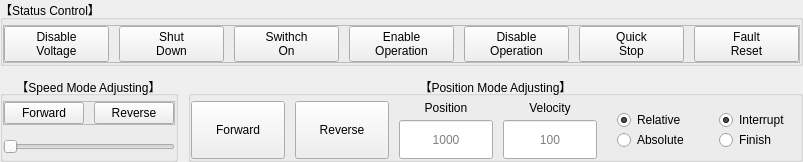
             <widget class="QWidget" name="tab_motor_4">
              <attribute name="title">
               <string>Motor 4</string>
              </attribute>
              <layout class="QVBoxLayout" name="verticalLayout_41" stretch="1,2">
               <property name="spacing">
                <number>10</number>
               </property>
               <property name="leftMargin">
                <number>0</number>
               </property>
               <property name="topMargin">
                <number>0</number>
               </property>
               <property name="rightMargin">
                <number>0</number>
               </property>
               <property name="bottomMargin">
                <number>0</number>
               </property>
               <item>
                <widget class="QGroupBox" name="groupBox_12">
                 <property name="title">
                  <string>【Status Control】</string>
                 </property>
                 <layout class="QVBoxLayout" name="verticalLayout_35" stretch="0">
                  <property name="spacing">
                   <number>10</number>
                  </property>
                  <property name="leftMargin">
                   <number>0</number>
                  </property>
                  <property name="topMargin">
                   <number>5</number>
                  </property>
                  <property name="rightMargin">
                   <number>0</number>
                  </property>
                  <property name="bottomMargin">
                   <number>0</number>
                  </property>
                  <item>
                   <widget class="QFrame" name="frame_13">
                    <property name="frameShape">
                     <enum>QFrame::StyledPanel</enum>
                    </property>
                    <property name="frameShadow">
                     <enum>QFrame::Raised</enum>
                    </property>
                    <layout class="QHBoxLayout" name="horizontalLayout_17" stretch="0,0,0,0,0,0,0">
                     <property name="spacing">
                      <number>10</number>
                     </property>
                     <property name="leftMargin">
                      <number>0</number>
                     </property>
                     <property name="topMargin">
                      <number>0</number>
                     </property>
                     <property name="rightMargin">
                      <number>0</number>
                     </property>
                     <property name="bottomMargin">
                      <number>0</number>
                     </property>
                     <item>
                      <widget class="QPushButton" name="disable_voltage_4">
                       <property name="enabled">
                        <bool>true</bool>
                       </property>
                       <property name="sizePolicy">
                        <sizepolicy hsizetype="Minimum" vsizetype="Preferred">
                         <horstretch>0</horstretch>
                         <verstretch>0</verstretch>
                        </sizepolicy>
                       </property>
                       <property name="text">
                        <string>Disable
Voltage</string>
                       </property>
                      </widget>
                     </item>
                     <item>
                      <widget class="QPushButton" name="shut_down_4">
                       <property name="enabled">
                        <bool>true</bool>
                       </property>
                       <property name="sizePolicy">
                        <sizepolicy hsizetype="Minimum" vsizetype="Preferred">
                         <horstretch>0</horstretch>
                         <verstretch>0</verstretch>
                        </sizepolicy>
                       </property>
                       <property name="text">
                        <string>Shut
Down</string>
                       </property>
                      </widget>
                     </item>
                     <item>
                      <widget class="QPushButton" name="switch_on_4">
                       <property name="enabled">
                        <bool>true</bool>
                       </property>
                       <property name="sizePolicy">
                        <sizepolicy hsizetype="Minimum" vsizetype="Preferred">
                         <horstretch>0</horstretch>
                         <verstretch>0</verstretch>
                        </sizepolicy>
                       </property>
                       <property name="text">
                        <string>Swithch
On</string>
                       </property>
                      </widget>
                     </item>
                     <item>
                      <widget class="QPushButton" name="enable_operation_4">
                       <property name="enabled">
                        <bool>true</bool>
                       </property>
                       <property name="sizePolicy">
                        <sizepolicy hsizetype="Minimum" vsizetype="Preferred">
                         <horstretch>0</horstretch>
                         <verstretch>0</verstretch>
                        </sizepolicy>
                       </property>
                       <property name="text">
                        <string>Enable
Operation</string>
                       </property>
                      </widget>
                     </item>
                     <item>
                      <widget class="QPushButton" name="disable_operation_4">
                       <property name="enabled">
                        <bool>true</bool>
                       </property>
                       <property name="sizePolicy">
                        <sizepolicy hsizetype="Minimum" vsizetype="Preferred">
                         <horstretch>0</horstretch>
                         <verstretch>0</verstretch>
                        </sizepolicy>
                       </property>
                       <property name="text">
                        <string>Disable
Operation</string>
                       </property>
                      </widget>
                     </item>
                     <item>
                      <widget class="QPushButton" name="quick_stop_4">
                       <property name="enabled">
                        <bool>true</bool>
                       </property>
                       <property name="sizePolicy">
                        <sizepolicy hsizetype="Minimum" vsizetype="Preferred">
                         <horstretch>0</horstretch>
                         <verstretch>0</verstretch>
                        </sizepolicy>
                       </property>
                       <property name="text">
                        <string>Quick
Stop</string>
                       </property>
                      </widget>
                     </item>
                     <item>
                      <widget class="QPushButton" name="fault_reset_4">
                       <property name="enabled">
                        <bool>true</bool>
                       </property>
                       <property name="sizePolicy">
                        <sizepolicy hsizetype="Minimum" vsizetype="Preferred">
                         <horstretch>0</horstretch>
                         <verstretch>0</verstretch>
                        </sizepolicy>
                       </property>
                       <property name="text">
                        <string>Fault
Reset</string>
                       </property>
                      </widget>
                     </item>
                    </layout>
                   </widget>
                  </item>
                 </layout>
                </widget>
               </item>
               <item>
                <layout class="QHBoxLayout" name="horizontalLayout_13">
                 <property name="spacing">
                  <number>10</number>
                 </property>
                 <item>
                  <widget class="QGroupBox" name="groupBox_7">
                   <property name="title">
                    <string>【Speed Mode Adjusting】</string>
                   </property>
                   <property name="alignment">
                    <set>Qt::AlignCenter</set>
                   </property>
                   <layout class="QVBoxLayout" name="verticalLayout_36" stretch="1,1">
                    <property name="spacing">
                     <number>10</number>
                    </property>
                    <property name="leftMargin">
                     <number>0</number>
                    </property>
                    <property name="topMargin">
                     <number>5</number>
                    </property>
                    <property name="rightMargin">
                     <number>0</number>
                    </property>
                    <property name="bottomMargin">
                     <number>0</number>
                    </property>
                    <item>
                     <widget class="QFrame" name="frame_9">
                      <property name="frameShape">
                       <enum>QFrame::StyledPanel</enum>
                      </property>
                      <property name="frameShadow">
                       <enum>QFrame::Raised</enum>
                      </property>
                      <layout class="QHBoxLayout" name="horizontalLayout_18">
                       <property name="spacing">
                        <number>10</number>
                       </property>
                       <property name="leftMargin">
                        <number>0</number>
                       </property>
                       <property name="topMargin">
                        <number>0</number>
                       </property>
                       <property name="rightMargin">
                        <number>0</number>
                       </property>
                       <property name="bottomMargin">
                        <number>0</number>
                       </property>
                       <item>
                        <widget class="QPushButton" name="speed_forward_4">
                         <property name="sizePolicy">
                          <sizepolicy hsizetype="Preferred" vsizetype="Preferred">
                           <horstretch>0</horstretch>
                           <verstretch>0</verstretch>
                          </sizepolicy>
                         </property>
                         <property name="text">
                          <string>Forward</string>
                         </property>
                        </widget>
                       </item>
                       <item>
                        <widget class="QPushButton" name="speed_reverse_4">
                         <property name="sizePolicy">
                          <sizepolicy hsizetype="Preferred" vsizetype="Preferred">
                           <horstretch>0</horstretch>
                           <verstretch>0</verstretch>
                          </sizepolicy>
                         </property>
                         <property name="text">
                          <string>Reverse</string>
                         </property>
                        </widget>
                       </item>
                      </layout>
                     </widget>
                    </item>
                    <item>
                     <widget class="QSlider" name="speed_adjust_4">
                      <property name="sizePolicy">
                       <sizepolicy hsizetype="Expanding" vsizetype="Preferred">
                        <horstretch>0</horstretch>
                        <verstretch>0</verstretch>
                       </sizepolicy>
                      </property>
                      <property name="maximum">
                       <number>200</number>
                      </property>
                      <property name="orientation">
                       <enum>Qt::Horizontal</enum>
                      </property>
                     </widget>
                    </item>
                   </layout>
                  </widget>
                 </item>
                 <item>
                  <widget class="QGroupBox" name="groupBox_8">
                   <property name="title">
                    <string>【Position Mode Adjusting】</string>
                   </property>
                   <property name="alignment">
                    <set>Qt::AlignCenter</set>
                   </property>
                   <layout class="QHBoxLayout" name="horizontalLayout_19" stretch="1,1,1,1,0,0">
                    <property name="spacing">
                     <number>10</number>
                    </property>
                    <property name="leftMargin">
                     <number>0</number>
                    </property>
                    <property name="topMargin">
                     <number>5</number>
                    </property>
                    <property name="rightMargin">
                     <number>0</number>
                    </property>
                    <property name="bottomMargin">
                     <number>0</number>
                    </property>
                    <item>
                     <widget class="QPushButton" name="position_forward_4">
                      <property name="sizePolicy">
                       <sizepolicy hsizetype="Minimum" vsizetype="Preferred">
                        <horstretch>0</horstretch>
                        <verstretch>0</verstretch>
                       </sizepolicy>
                      </property>
                      <property name="text">
                       <string>Forward</string>
                      </property>
                     </widget>
                    </item>
                    <item>
                     <widget class="QPushButton" name="position_reverse_4">
                      <property name="sizePolicy">
                       <sizepolicy hsizetype="Minimum" vsizetype="Preferred">
                        <horstretch>0</horstretch>
                        <verstretch>0</verstretch>
                       </sizepolicy>
                      </property>
                      <property name="text">
                       <string>Reverse</string>
                      </property>
                     </widget>
                    </item>
                    <item>
                     <layout class="QVBoxLayout" name="verticalLayout_37">
                      <property name="spacing">
                       <number>5</number>
                      </property>
                      <property name="leftMargin">
                       <number>0</number>
                      </property>
                      <property name="topMargin">
                       <number>0</number>
                      </property>
                      <property name="rightMargin">
                       <number>0</number>
                      </property>
                      <property name="bottomMargin">
                       <number>0</number>
                      </property>
                      <item>
                       <widget class="QLabel" name="tx_position_4">
                        <property name="enabled">
                         <bool>true</bool>
                        </property>
                        <property name="sizePolicy">
                         <sizepolicy hsizetype="Preferred" vsizetype="Fixed">
                          <horstretch>0</horstretch>
                          <verstretch>0</verstretch>
                         </sizepolicy>
                        </property>
                        <property name="text">
                         <string>Position</string>
                        </property>
                        <property name="alignment">
                         <set>Qt::AlignCenter</set>
                        </property>
                       </widget>
                      </item>
                      <item>
                       <widget class="QLineEdit" name="position_4">
                        <property name="sizePolicy">
                         <sizepolicy hsizetype="Expanding" vsizetype="Preferred">
                          <horstretch>0</horstretch>
                          <verstretch>0</verstretch>
                         </sizepolicy>
                        </property>
                        <property name="alignment">
                         <set>Qt::AlignCenter</set>
                        </property>
                        <property name="placeholderText">
                         <string>1000</string>
                        </property>
                       </widget>
                      </item>
                     </layout>
                    </item>
                    <item>
                     <layout class="QVBoxLayout" name="verticalLayout_38">
                      <property name="spacing">
                       <number>5</number>
                      </property>
                      <property name="leftMargin">
                       <number>0</number>
                      </property>
                      <property name="topMargin">
                       <number>0</number>
                      </property>
                      <property name="rightMargin">
                       <number>0</number>
                      </property>
                      <property name="bottomMargin">
                       <number>0</number>
                      </property>
                      <item>
                       <widget class="QLabel" name="tx_velocity_4">
                        <property name="enabled">
                         <bool>true</bool>
                        </property>
                        <property name="sizePolicy">
                         <sizepolicy hsizetype="Preferred" vsizetype="Fixed">
                          <horstretch>0</horstretch>
                          <verstretch>0</verstretch>
                         </sizepolicy>
                        </property>
                        <property name="text">
                         <string>Velocity</string>
                        </property>
                        <property name="alignment">
                         <set>Qt::AlignCenter</set>
                        </property>
                       </widget>
                      </item>
                      <item>
                       <widget class="QLineEdit" name="velocity_4">
                        <property name="sizePolicy">
                         <sizepolicy hsizetype="Expanding" vsizetype="Preferred">
                          <horstretch>0</horstretch>
                          <verstretch>0</verstretch>
                         </sizepolicy>
                        </property>
                        <property name="alignment">
                         <set>Qt::AlignCenter</set>
                        </property>
                        <property name="placeholderText">
                         <string>100</string>
                        </property>
                       </widget>
                      </item>
                     </layout>
                    </item>
                    <item>
                     <widget class="QFrame" name="frame">
                      <layout class="QVBoxLayout" name="verticalLayout_39">
                       <property name="spacing">
                        <number>0</number>
                       </property>
                       <property name="leftMargin">
                        <number>10</number>
                       </property>
                       <property name="rightMargin">
                        <number>10</number>
                       </property>
                       <item>
                        <widget class="QRadioButton" name="relative_4">
                         <property name="enabled">
                          <bool>true</bool>
                         </property>
                         <property name="layoutDirection">
                          <enum>Qt::LeftToRight</enum>
                         </property>
                         <property name="text">
                          <string>Relative</string>
                         </property>
                         <property name="checkable">
                          <bool>true</bool>
                         </property>
                         <property name="checked">
                          <bool>true</bool>
                         </property>
                        </widget>
                       </item>
                       <item>
                        <widget class="QRadioButton" name="absolute_4">
                         <property name="enabled">
                          <bool>true</bool>
                         </property>
                         <property name="text">
                          <string>Absolute</string>
                         </property>
                         <property name="checked">
                          <bool>false</bool>
                         </property>
                        </widget>
                       </item>
                      </layout>
                     </widget>
                    </item>
                    <item>
                     <widget class="QFrame" name="frame">
                      <layout class="QVBoxLayout" name="verticalLayout_40">
                       <property name="spacing">
                        <number>0</number>
                       </property>
                       <property name="leftMargin">
                        <number>10</number>
                       </property>
                       <property name="rightMargin">
                        <number>10</number>
                       </property>
                       <item>
                        <widget class="QRadioButton" name="interrupt_4">
                         <property name="enabled">
                          <bool>true</bool>
                         </property>
                         <property name="layoutDirection">
                          <enum>Qt::LeftToRight</enum>
                         </property>
                         <property name="text">
                          <string>Interrupt</string>
                         </property>
                         <property name="checkable">
                          <bool>true</bool>
                         </property>
                         <property name="checked">
                          <bool>true</bool>
                         </property>
                        </widget>
                       </item>
                       <item>
                        <widget class="QRadioButton" name="finish_4">
                         <property name="enabled">
                          <bool>true</bool>
                         </property>
                         <property name="text">
                          <string>Finish</string>
                         </property>
                         <property name="checked">
                          <bool>false</bool>
                         </property>
                        </widget>
                       </item>
                      </layout>
                     </widget>
                    </item>
                   </layout>
                  </widget>
                 </item>
                </layout>
               </item>
              </layout>
             </widget>
